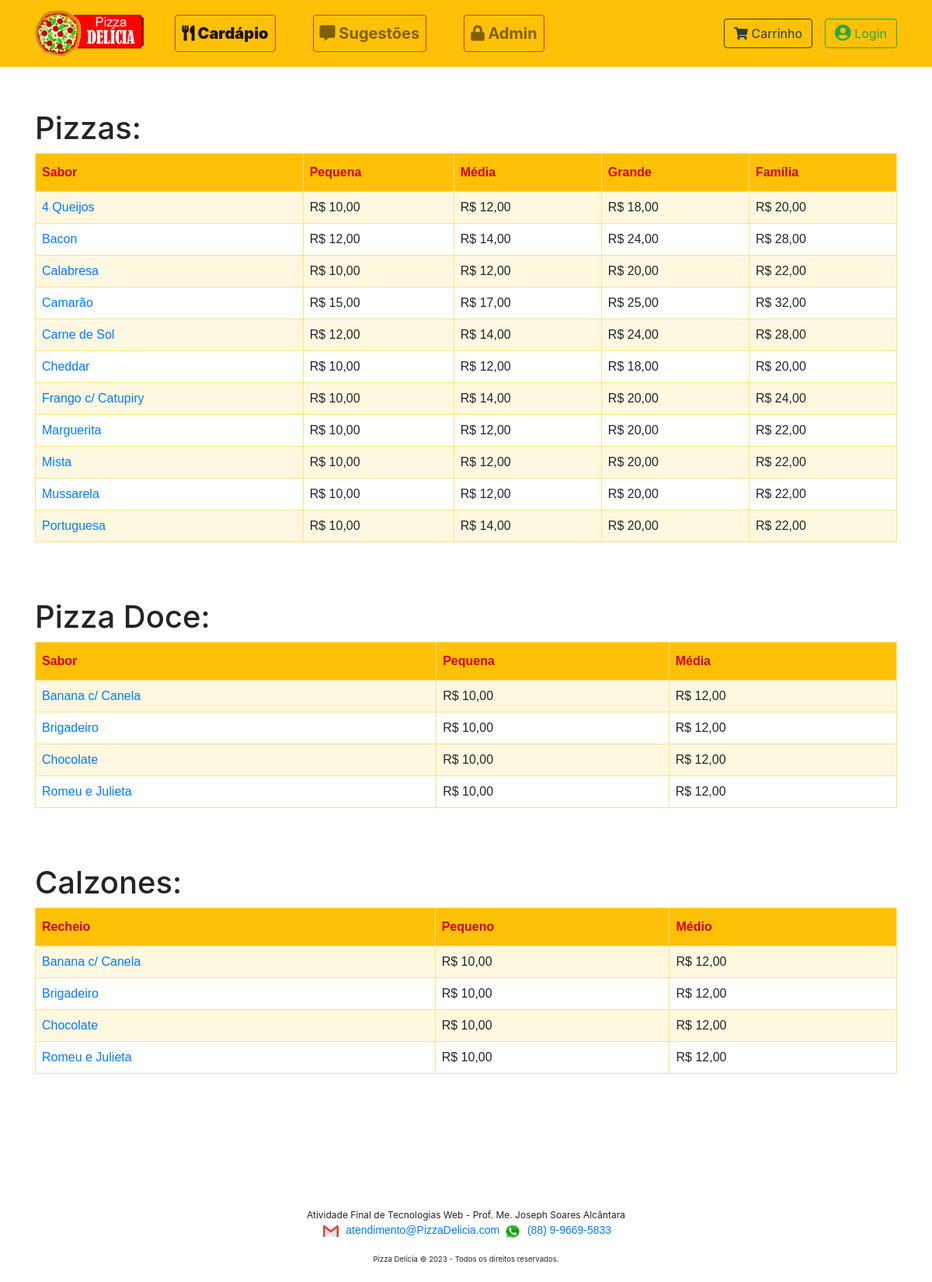
Screenshot of /pizza_delicia/cardapio with the database file from the repository.
### tables this page shows
CREATE TABLE produto (
  id int(11) NOT NULL AUTO_INCREMENT,
  nome varchar(45) NOT NULL,
  valorPequena float NOT NULL DEFAULT '0',
  valorMedia float NOT NULL DEFAULT '0',
  valorGrande float NOT NULL DEFAULT '0',
  valorFamilia float NOT NULL DEFAULT '0',
  diponivel tinyint(1) NOT NULL DEFAULT '1',
  categoria enum('P','D','C','O') NOT NULL,
  PRIMARY KEY (id));

### pizza_delicia/application/controllers/Cardapio.php (called while the page is built, shortened)
<?php
class Cardapio extends CI_Controller {
  public function index($page = 'cardapio'){
    $this->load->model('produto_model');
    $data['title'] = ucfirst($page);
    $data['produtos'] = array('P' => $this->produto_model->get_produtos('P'),
                              'D' => $this->produto_model->get_produtos('D'),
                              'C' => $this->produto_model->get_produtos('C'),
                              'O' => $this->produto_model->get_produtos('O'));
    $this->load->view('templates/header', $data);
    $this->load->view('pages/'.$page, $data);
    $this->load->view('templates/footer');
  }
}

### pizza_delicia/index.php (called while the page is built, shortened)
<?php
require_once BASEPATH.'core/CodeIgniter.php';

### pizza_delicia/application/models/Produto_model.php (called while the page is built, shortened)
<?php
class Produto_model extends CI_Model {
  public function get_produtos($categoria = null) {
    $this->db->order_by('nome', 'ASC');
    $query = $this->db->get_where('produto', array('categoria' => $categoria));
    return $query->result_array();
  }
}

### pizza_delicia/application/views/pages/cardapio.php (the view, shortened to what this page needs)
<?php if(count($produtos['P']) > 0) { ?>
	<h1 id="texto">Pizzas:</h1>
	<div class="table-responsive-sm">
		<table class="tabela">
			<tr>
				<th scope="col">Sabor</th>
				<th scope="col">Pequena</th>
				<th scope="col">Média</th>
				<th scope="col">Grande</th>
				<th scope="col">Família</th>
			</tr>
			<?php foreach ($produtos['P'] as $produto) { ?>
				<tr>
					<td><a href=<?=site_url('carrinho/cadastra_pedido/'.$produto['id'])?>> <?=$produto['nome']?> </a></td>
					<td><?='R$ ' . number_format($produto['valorPequena'], 2, ',', '.')?></td>
					<td><?='R$ ' . number_format($produto['valorMedia'], 2, ',', '.')?></td>
					<td><?='R$ ' . number_format($produto['valorGrande'], 2, ',', '.')?></td>
					<td><?='R$ ' . number_format($produto['valorFamilia'], 2, ',', '.')?></td>
				</tr>
			<?php } ?>
		</table>
	</div>
	<br><br><br>
<?php } ?>
<?php if(count($produtos['D']) > 0) { ?>
	<h1 id="texto">Pizza Doce:</h1>
	<div class="table-responsive-sm">
		<table class ="tabela">
			<tr>
				<th scope="col">Sabor</th>
				<th scope="col">Pequena</th>
				<th scope="col">Média</th>
			</tr>
			<?php foreach ($produtos['D'] as $produto) { ?>
				<tr>
					<td><a href=<?=site_url('carrinho/cadastra_pedido/'.$produto['id'])?>> <?=$produto['nome']?> </a></td>
					<td><?='R$ ' . number_format($produto['valorPequena'], 2, ',', '.')?></td>
					<td><?='R$ ' . number_format($produto['valorMedia'], 2, ',', '.')?></td>
				</tr>
			<?php } ?>
		</table>
	</div>
	<br><br><br>
<?php } ?>
<?php if(count($produtos['C']) > 0) { ?>
	<h1 id="texto">Calzones:</h1>
	<div class="table-responsive-sm">
		<table class="tabela">
			<tr>
				<th scope="col">Recheio</th>
				<th scope="col">Pequeno</th>
				<th scope="col">Médio</th>
			</tr>
			<?php foreach ($produtos['D'] as $produto) { ?>
				<tr>
					<td><a href=<?=site_url('carrinho/cadastra_pedido/'.$produto['id'])?>> <?=$produto['nome']?> </a></td>
					<td><?='R$ ' . number_format($produto['valorPequena'], 2, ',', '.')?></td>
					<td><?='R$ ' . number_format($produto['valorMedia'], 2, ',', '.')?></td>
				</tr>
			<?php } ?>
		</table>
	</div>
	<br><br><br>
<?php } ?>

### pizza_delicia/application/views/templates/header.php (shortened to what this page needs)
<!DOCTYPE html>
<html lang="pt-br">
  <head>
    <link rel="stylesheet" href="<?=base_url('static/css/bootstrap.min.css')?>">
    <link rel="stylesheet" href="<?=base_url('static/css/fontawesome-all.min.css')?>">
    <link rel="stylesheet" href="<?=base_url('static/css/fonts.css')?>">
    <link rel="stylesheet" href="<?=base_url('static/css/estilo.css')?>">
  </head>
	<body>
  	<header>
      <nav class="navbar navbar-expand-lg navbar-light bg-warning">
        <div class="container">
          <a class="navbar-brand" href="<?=site_url('principal')?>" title="Pizza Delícia">
            <img class="d-inline-block align-top" src="<?=base_url('static/imagens/logo.png')?>" height="60" alt="Pizza Delícia">
          </a>
          <div class="collapse navbar-collapse" id="navbarsExampleDefault">
            <ul class="navbar-nav mr-auto navbar-brand">
              <li class="nav-item">
                <div class="my-2 my-sm-0 m-4 border border-danger rounded">
                  <a class="nav-link <?php if (!strcmp($title,'Cardapio')) echo 'active font-weight-bold'; ?>" href="<?=site_url('cardapio')?>"><i class="fas fa-utensils"></i><strong> Cardápio</strong></a>
                </div>
              </li>
              <li class="nav-item">
                <div class="my-2 my-sm-0 m-4 border border-danger rounded">
                  <a class="nav-link <?php if (!strcmp($title,'Sugestao')) echo 'active font-weight-bold'; ?>" href="<?=site_url('sugestao')?>"><i class="fas fa-comment-alt"></i><strong> Sugestões</strong></a>
              </li>
              <li class="nav-item">
                <div class="my-2 my-sm-0 m-4 border border-danger rounded">
                  <a class="nav-link <?php if (!strcmp($title,'Admin')) echo 'active font-weight-bold'; ?>" href="<?=site_url('admin')?>"><i class="fas fa-lock"></i><strong> Admin</strong></a>
              </li>
            </ul>
          </div>
          <a class="btn btn-outline-dark my-2 my-sm-0 m-3" href="<?=site_url('carrinho')?>" role="button">
            <i class="fas fa-shopping-cart"></i> Carrinho</a>
            <?php if(!$this->session->has_userdata('id') || $this->session->userdata('id') == 0){ ?>
          <a class="btn btn-outline-success my-2 my-sm-0" href="<?=site_url('login')?>" role="button">
            <i class="fas fa-user-circle fa-lg"></i> Login</a>
        <?php } else { ?>
        <a class="btn btn-outline-primary my-2 my-sm-0" href="<?=site_url('login')?>" role="button">
          <i class="fas fa-user-circle fa-lg"></i> Logado</a>
        <?php } ?>
        </div>
      </nav>
    </header>
    <main role="main" class="container">

### pizza_delicia/application/views/templates/footer.php (shortened to what this page needs)
    </main>
    <br><br><br><br>
    <footer>
      Atividade Final de Tecnologias Web - Prof. Me. Joseph Soares Alcântara
      <address>
        <img class="imgs_peq" src="<?=base_url('static/imagens/mail.png')?>" alt="E-mail:">
        <a href="mailto:atendimento@PizzaDelicia.com">atendimento@PizzaDelicia.com</a>
        <img class="imgs_peq" src="<?=base_url('static/imagens/wpp.png')?>" alt="Wpp:">
        <a href="https://api.whatsapp.com/send?phone=88996695833" target="_blank">(88) 9-9669-5833</a>
      </address>
      <p>
        <small>Pizza Delícia &copy; <?=date('Y')?> - Todos os direitos reservados.</small>
      </p>
    </footer>
  </body>
</html>

### pizza_delicia/static/css/estilo.css (style rules this page uses)
main { padding-top: 55px; }
footer { clear: both; margin: 0 auto; font-size: 0.75em; text-align: center; background-color: #FFF; padding: 5px; }
.imgs_peq { width: 20px; margin-right: 6px; margin-left: 3px; }
.tabela { font-family: "Trebuchet MS", Arial, Helvetica, sans-serif; border-collapse: collapse; width: 100%; display: none; }
.tabela td, .tabela th { border: 1px solid #FFE082; padding: 8px; }
.tabela tr:nth-child(even) { background-color: #FFF8E1; }
.tabela th { padding-top: 12px; padding-bottom: 12px; text-align: left; background-color: #FFC107; color: #D50000; }
address a { font-family: "Trebuchet MS", Arial, Helvetica, sans-serif; font-size: 14px; text-decoration: none; }

### rows the page displays
produto: nome "4 Queijos", valorPequena "10,00", valorMedia "12,00", valorGrande "18,00", valorFamilia "20,00"
produto: nome "Bacon", valorPequena "12,00", valorMedia "14,00", valorGrande "24,00", valorFamilia "28,00"
produto: nome "Calabresa", valorPequena "10,00", valorMedia "12,00", valorGrande "20,00", valorFamilia "22,00"
produto: nome "Camarão", valorPequena "15,00", valorMedia "17,00", valorGrande "25,00", valorFamilia "32,00"
produto: nome "Carne de Sol", valorPequena "12,00", valorMedia "14,00", valorGrande "24,00", valorFamilia "28,00"
produto: nome "Cheddar", valorPequena "10,00", valorMedia "12,00", valorGrande "18,00", valorFamilia "20,00"
produto: nome "Frango c/ Catupiry", valorPequena "10,00", valorMedia "14,00", valorGrande "20,00", valorFamilia "24,00"
produto: nome "Marguerita", valorPequena "10,00", valorMedia "12,00", valorGrande "20,00", valorFamilia "22,00"
produto: nome "Mista", valorPequena "10,00", valorMedia "12,00", valorGrande "20,00", valorFamilia "22,00"
produto: nome "Mussarela", valorPequena "10,00", valorMedia "12,00", valorGrande "20,00", valorFamilia "22,00"
produto: nome "Portuguesa", valorPequena "10,00", valorMedia "14,00", valorGrande "20,00", valorFamilia "22,00"
produto: nome "Banana c/ Canela", valorPequena "10,00", valorMedia "12,00"
produto: nome "Brigadeiro", valorPequena "10,00", valorMedia "12,00"
produto: nome "Chocolate", valorPequena "10,00", valorMedia "12,00"
produto: nome "Romeu e Julieta", valorPequena "10,00", valorMedia "12,00"
